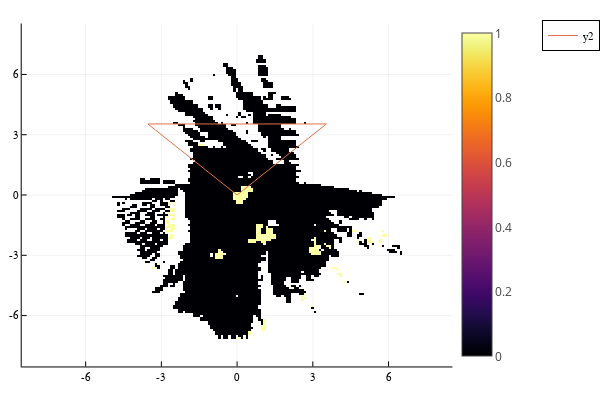

The cell this chart's notebook holds for it:
### Code cell
heatmap(xrange, yrange, obst_gthr .* free_certified)
plot_fov!()

### Figure 1 — Plotly figure (JSON) as saved in the notebook; plotly's stock layout.template omitted (floating-point values rounded to 4 significant figures; data arrays with more than 128 entries replaced by an {"elided": "..."} marker saying what was removed)
{"data": [{"colorbar": {"len": 0.9525, "title": "", "x": 0.7541, "y": 0.5139}, "colorscale": {"elided": "256x2 mixed values"}, "name": "y1", "showlegend": false, "showscale": true, "type": "heatmap", "x": {"elided": "162 float values"}, "xaxis": "x", "y": {"elided": "162 float values"}, "yaxis": "y", "z": {"elided": "161x161 int values"}, "zmax": 1, "zmin": 0}, {"colorbar": {"len": 0.9525, "title": "", "x": 0.7541, "y": 0.5139}, "legendgroup": "y2", "line": {"color": "rgba(227, 111, 71, 1.000)", "dash": "solid", "shape": "linear", "width": 1}, "mode": "lines", "name": "y2", "showlegend": true, "type": "scatter", "x": [0, -3.536, 3.536, 0], "xaxis": "x", "y": [0, 3.536, 3.536, 0], "yaxis": "y", "zmax": 1, "zmin": 0}], "layout": {"annotations": [], "height": 400, "legend": {"bgcolor": "rgba(255, 255, 255, 1.000)", "bordercolor": "rgba(0, 0, 0, 1.000)", "borderwidth": 1, "font": {"color": "rgba(0, 0, 0, 1.000)", "family": "sans-serif", "size": 11}, "title": {"font": {"color": "rgba(0, 0, 0, 1.000)", "family": "sans-serif", "size": 15}, "text": ""}, "tracegroupgap": 0, "traceorder": "normal", "x": 1, "xanchor": "auto", "y": 1, "yanchor": "auto"}, "margin": {"b": 20, "l": 0, "r": 0, "t": 20}, "paper_bgcolor": "rgba(255, 255, 255, 1.000)", "plot_bgcolor": "rgba(255, 255, 255, 1.000)", "showlegend": true, "width": 600, "xaxis": {"anchor": "y", "domain": [0.03619, 0.7541], "gridcolor": "rgba(0, 0, 0, 0.100)", "gridwidth": 0.5, "linecolor": "rgba(0, 0, 0, 1.000)", "mirror": false, "range": [-8.533, 8.533], "showgrid": true, "showline": true, "showticklabels": true, "tickangle": 0, "tickcolor": "rgb(0, 0, 0)", "tickfont": {"color": "rgba(0, 0, 0, 1.000)", "family": "sans-serif", "size": 11}, "tickmode": "array", "ticks": "inside", "ticktext": ["-6", "-3", "0", "3", "6"], "tickvals": [-6, -3, 0, 3, 6], "title": "", "titlefont": {"color": "rgba(0, 0, 0, 1.000)", "family": "sans-serif", "size": 15}, "type": "-", "visible": true, "zeroline": false, "zerolinecolor": "rgba(0, 0, 0, 1.000)"}, "yaxis": {"anchor": "x", "domain": [0.03762, 0.9902], "gridcolor": "rgba(0, 0, 0, 0.100)", "gridwidth": 0.5, "linecolor": "rgba(0, 0, 0, 1.000)", "mirror": false, "range": [-8.533, 8.533], "showgrid": true, "showline": true, "showticklabels": true, "tickangle": 0, "tickcolor": "rgb(0, 0, 0)", "tickfont": {"color": "rgba(0, 0, 0, 1.000)", "family": "sans-serif", "size": 11}, "tickmode": "array", "ticks": "inside", "ticktext": ["-6", "-3", "0", "3", "6"], "tickvals": [-6, -3, 0, 3, 6], "title": "", "titlefont": {"color": "rgba(0, 0, 0, 1.000)", "family": "sans-serif", "size": 15}, "type": "-", "visible": true, "zeroline": false, "zerolinecolor": "rgba(0, 0, 0, 1.000)"}}}
